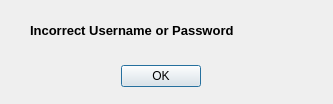
<?xml version="1.0" encoding="UTF-8"?>
<ui version="4.0">
 <class>Dialog</class>
 <widget class="QDialog" name="Dialog">
  <property name="geometry">
   <rect>
    <x>0</x>
    <y>0</y>
    <width>333</width>
    <height>104</height>
   </rect>
  </property>
  <property name="windowTitle">
   <string>Login Error</string>
  </property>
  <widget class="QDialogButtonBox" name="buttonBox">
   <property name="geometry">
    <rect>
     <x>-70</x>
     <y>60</y>
     <width>461</width>
     <height>32</height>
    </rect>
   </property>
   <property name="orientation">
    <enum>Qt::Horizontal</enum>
   </property>
   <property name="standardButtons">
    <set>QDialogButtonBox::Ok</set>
   </property>
   <property name="centerButtons">
    <bool>true</bool>
   </property>
  </widget>
  <widget class="QLabel" name="label">
   <property name="geometry">
    <rect>
     <x>30</x>
     <y>10</y>
     <width>301</width>
     <height>41</height>
    </rect>
   </property>
   <property name="text">
    <string>&lt;html&gt;&lt;head/&gt;&lt;body&gt;&lt;p&gt;&lt;span style=&quot; font-size:10pt; font-weight:600;&quot;&gt;Incorrect Username or Password&lt;/span&gt;&lt;/p&gt;&lt;/body&gt;&lt;/html&gt;</string>
   </property>
  </widget>
 </widget>
 <resources/>
 <connections>
  <connection>
   <sender>buttonBox</sender>
   <signal>accepted()</signal>
   <receiver>Dialog</receiver>
   <slot>accept()</slot>
   <hints>
    <hint type="sourcelabel">
     <x>248</x>
     <y>254</y>
    </hint>
    <hint type="destinationlabel">
     <x>157</x>
     <y>274</y>
    </hint>
   </hints>
  </connection>
  <connection>
   <sender>buttonBox</sender>
   <signal>rejected()</signal>
   <receiver>Dialog</receiver>
   <slot>reject()</slot>
   <hints>
    <hint type="sourcelabel">
     <x>316</x>
     <y>260</y>
    </hint>
    <hint type="destinationlabel">
     <x>286</x>
     <y>274</y>
    </hint>
   </hints>
  </connection>
 </connections>
</ui>
